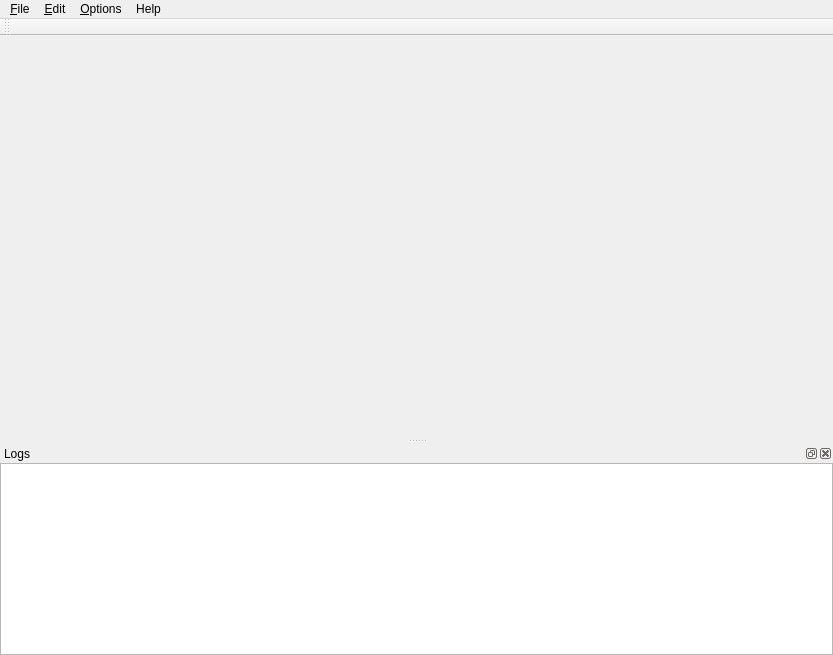
<?xml version="1.0" encoding="UTF-8"?>
<ui version="4.0">
 <class>Rasta</class>
 <widget class="QMainWindow" name="Rasta">
  <property name="geometry">
   <rect>
    <x>0</x>
    <y>0</y>
    <width>833</width>
    <height>655</height>
   </rect>
  </property>
  <property name="acceptDrops">
   <bool>true</bool>
  </property>
  <property name="windowTitle">
   <string>Rasta the Rst Editor</string>
  </property>
  <property name="windowIcon">
   <iconset resource="../rasta_lib/icons.qrc">
    <normaloff>:/icons/rasta.png</normaloff>:/icons/rasta.png</iconset>
  </property>
  <widget class="QWidget" name="centralwidget">
   <layout class="QHBoxLayout" name="horizontalLayout">
    <property name="margin">
     <number>0</number>
    </property>
    <item>
     <widget class="QSplitter" name="splitter">
      <property name="orientation">
       <enum>Qt::Horizontal</enum>
      </property>
     </widget>
    </item>
   </layout>
  </widget>
  <widget class="QMenuBar" name="menubar">
   <property name="geometry">
    <rect>
     <x>0</x>
     <y>0</y>
     <width>833</width>
     <height>21</height>
    </rect>
   </property>
   <widget class="QMenu" name="menuFile">
    <property name="title">
     <string>&amp;File</string>
    </property>
    <widget class="QMenu" name="menuExport_As">
     <property name="title">
      <string>Export As</string>
     </property>
     <addaction name="actionExportHTML"/>
    </widget>
    <addaction name="actionNew"/>
    <addaction name="actionOpen"/>
    <addaction name="actionSave"/>
    <addaction name="actionSave_As"/>
    <addaction name="menuExport_As"/>
    <addaction name="separator"/>
    <addaction name="actionExit"/>
   </widget>
   <widget class="QMenu" name="menuHelp">
    <property name="title">
     <string>Help</string>
    </property>
    <addaction name="actionRst_Howto"/>
    <addaction name="separator"/>
    <addaction name="actionAbout"/>
   </widget>
   <widget class="QMenu" name="menuEdit">
    <property name="title">
     <string>&amp;Edit</string>
    </property>
    <addaction name="actionUndo"/>
    <addaction name="actionRedo"/>
    <addaction name="separator"/>
    <addaction name="actionBold"/>
    <addaction name="actionItalic"/>
    <addaction name="actionCode"/>
    <addaction name="separator"/>
    <addaction name="actionLink"/>
    <addaction name="actionHeader"/>
    <addaction name="separator"/>
    <addaction name="actionAdd_Table"/>
   </widget>
   <widget class="QMenu" name="menuOptions">
    <property name="title">
     <string>&amp;Options</string>
    </property>
    <addaction name="separator"/>
    <addaction name="actionLive_Update"/>
    <addaction name="actionUpdate_Now"/>
    <addaction name="separator"/>
    <addaction name="actionShow_Logs"/>
    <addaction name="actionShow_Output"/>
    <addaction name="actionShow_Source"/>
    <addaction name="actionSelect_Editor_Font"/>
    <addaction name="separator"/>
    <addaction name="actionSpellcheck"/>
   </widget>
   <addaction name="menuFile"/>
   <addaction name="menuEdit"/>
   <addaction name="menuOptions"/>
   <addaction name="menuHelp"/>
  </widget>
  <widget class="QDockWidget" name="Logs">
   <property name="enabled">
    <bool>true</bool>
   </property>
   <property name="windowIcon">
    <iconset resource="../rasta_lib/icons.qrc">
     <normaloff>:/icons/logs.png</normaloff>:/icons/logs.png</iconset>
   </property>
   <property name="floating">
    <bool>false</bool>
   </property>
   <property name="windowTitle">
    <string>Logs</string>
   </property>
   <attribute name="dockWidgetArea">
    <number>8</number>
   </attribute>
   <widget class="QWidget" name="LogsContents">
    <layout class="QGridLayout" name="gridLayout">
     <property name="margin">
      <number>0</number>
     </property>
     <property name="spacing">
      <number>0</number>
     </property>
     <item row="0" column="0">
      <widget class="QTableView" name="logs">
       <property name="editTriggers">
        <set>QAbstractItemView::NoEditTriggers</set>
       </property>
       <property name="showDropIndicator" stdset="0">
        <bool>false</bool>
       </property>
       <property name="dragDropOverwriteMode">
        <bool>false</bool>
       </property>
       <property name="alternatingRowColors">
        <bool>true</bool>
       </property>
       <property name="selectionMode">
        <enum>QAbstractItemView::SingleSelection</enum>
       </property>
       <property name="selectionBehavior">
        <enum>QAbstractItemView::SelectRows</enum>
       </property>
       <property name="showGrid">
        <bool>false</bool>
       </property>
      </widget>
     </item>
    </layout>
   </widget>
  </widget>
  <widget class="QToolBar" name="toolBar">
   <property name="windowTitle">
    <string>Editor Tools</string>
   </property>
   <property name="toolButtonStyle">
    <enum>Qt::ToolButtonTextBesideIcon</enum>
   </property>
   <attribute name="toolBarArea">
    <enum>TopToolBarArea</enum>
   </attribute>
   <attribute name="toolBarBreak">
    <bool>false</bool>
   </attribute>
  </widget>
  <action name="actionOpen">
   <property name="icon">
    <iconset resource="../rasta_lib/icons.qrc">
     <normaloff>:/icons/document-open.png</normaloff>:/icons/document-open.png</iconset>
   </property>
   <property name="text">
    <string>Open</string>
   </property>
   <property name="shortcut">
    <string>Ctrl+O</string>
   </property>
  </action>
  <action name="actionSave">
   <property name="icon">
    <iconset resource="../rasta_lib/icons.qrc">
     <normaloff>:/icons/document-save.png</normaloff>:/icons/document-save.png</iconset>
   </property>
   <property name="text">
    <string>Save</string>
   </property>
   <property name="shortcut">
    <string>Ctrl+S</string>
   </property>
  </action>
  <action name="actionSave_As">
   <property name="icon">
    <iconset resource="../rasta_lib/icons.qrc">
     <normaloff>:/icons/document-save-as.png</normaloff>:/icons/document-save-as.png</iconset>
   </property>
   <property name="text">
    <string>Save As</string>
   </property>
  </action>
  <action name="actionExit">
   <property name="icon">
    <iconset resource="../rasta_lib/icons.qrc">
     <normaloff>:/icons/system-log-out.png</normaloff>:/icons/system-log-out.png</iconset>
   </property>
   <property name="text">
    <string>Exit</string>
   </property>
   <property name="shortcut">
    <string>Ctrl+Q</string>
   </property>
   <property name="menuRole">
    <enum>QAction::QuitRole</enum>
   </property>
  </action>
  <action name="actionLive_Update">
   <property name="checkable">
    <bool>true</bool>
   </property>
   <property name="checked">
    <bool>true</bool>
   </property>
   <property name="icon">
    <iconset resource="../rasta_lib/icons.qrc">
     <normaloff>:/icons/system-restart.png</normaloff>:/icons/system-restart.png</iconset>
   </property>
   <property name="text">
    <string>Build on the fly</string>
   </property>
   <property name="toolTip">
    <string>It can be slow..</string>
   </property>
  </action>
  <action name="actionUpdate_Now">
   <property name="icon">
    <iconset resource="../rasta_lib/icons.qrc">
     <normaloff>:/icons/system-run.png</normaloff>:/icons/system-run.png</iconset>
   </property>
   <property name="text">
    <string>Build</string>
   </property>
   <property name="shortcut">
    <string>F5</string>
   </property>
  </action>
  <action name="actionRst_Howto">
   <property name="icon">
    <iconset resource="../rasta_lib/icons.qrc">
     <normaloff>:/icons/khelpcenter.png</normaloff>:/icons/khelpcenter.png</iconset>
   </property>
   <property name="text">
    <string>Rst Howto</string>
   </property>
   <property name="shortcut">
    <string>F1</string>
   </property>
  </action>
  <action name="actionAbout">
   <property name="icon">
    <iconset resource="../rasta_lib/icons.qrc">
     <normaloff>:/icons/dialog-information.png</normaloff>:/icons/dialog-information.png</iconset>
   </property>
   <property name="text">
    <string>About</string>
   </property>
   <property name="menuRole">
    <enum>QAction::AboutRole</enum>
   </property>
  </action>
  <action name="actionNew">
   <property name="icon">
    <iconset resource="../rasta_lib/icons.qrc">
     <normaloff>:/icons/document-new.png</normaloff>:/icons/document-new.png</iconset>
   </property>
   <property name="text">
    <string>New</string>
   </property>
   <property name="shortcut">
    <string>Ctrl+N</string>
   </property>
  </action>
  <action name="actionShow_Logs">
   <property name="checkable">
    <bool>true</bool>
   </property>
   <property name="checked">
    <bool>false</bool>
   </property>
   <property name="icon">
    <iconset resource="../rasta_lib/icons.qrc">
     <normaloff>:/icons/logs.png</normaloff>:/icons/logs.png</iconset>
   </property>
   <property name="text">
    <string>Show Logs</string>
   </property>
   <property name="shortcut">
    <string>F2</string>
   </property>
  </action>
  <action name="actionBold">
   <property name="icon">
    <iconset resource="../rasta_lib/icons.qrc">
     <normaloff>:/icons/format-text-bold.png</normaloff>:/icons/format-text-bold.png</iconset>
   </property>
   <property name="text">
    <string>Bold</string>
   </property>
   <property name="shortcut">
    <string>Ctrl+B</string>
   </property>
  </action>
  <action name="actionItalic">
   <property name="icon">
    <iconset resource="../rasta_lib/icons.qrc">
     <normaloff>:/icons/format-text-italic.png</normaloff>:/icons/format-text-italic.png</iconset>
   </property>
   <property name="text">
    <string>Italic</string>
   </property>
   <property name="shortcut">
    <string>Ctrl+I</string>
   </property>
  </action>
  <action name="actionLink">
   <property name="icon">
    <iconset resource="../rasta_lib/icons.qrc">
     <normaloff>:/icons/insert-link.png</normaloff>:/icons/insert-link.png</iconset>
   </property>
   <property name="text">
    <string>Link</string>
   </property>
   <property name="shortcut">
    <string>Ctrl+L</string>
   </property>
  </action>
  <action name="actionHeader">
   <property name="icon">
    <iconset resource="../rasta_lib/icons.qrc">
     <normaloff>:/icons/format-text-underline.png</normaloff>:/icons/format-text-underline.png</iconset>
   </property>
   <property name="text">
    <string>Header</string>
   </property>
   <property name="shortcut">
    <string>Ctrl+H</string>
   </property>
  </action>
  <action name="actionAdd_Table">
   <property name="icon">
    <iconset resource="../rasta_lib/icons.qrc">
     <normaloff>:/icons/insert-table.png</normaloff>:/icons/insert-table.png</iconset>
   </property>
   <property name="text">
    <string>Add Table</string>
   </property>
  </action>
  <action name="actionUndo">
   <property name="icon">
    <iconset resource="../rasta_lib/icons.qrc">
     <normaloff>:/icons/edit-undo.png</normaloff>:/icons/edit-undo.png</iconset>
   </property>
   <property name="text">
    <string>Undo</string>
   </property>
  </action>
  <action name="actionRedo">
   <property name="icon">
    <iconset resource="../rasta_lib/icons.qrc">
     <normaloff>:/icons/edit-redo.png</normaloff>:/icons/edit-redo.png</iconset>
   </property>
   <property name="text">
    <string>Redo</string>
   </property>
  </action>
  <action name="actionCode">
   <property name="icon">
    <iconset resource="../rasta_lib/icons.qrc">
     <normaloff>:/icons/draw-text.png</normaloff>:/icons/draw-text.png</iconset>
   </property>
   <property name="text">
    <string>Code</string>
   </property>
  </action>
  <action name="actionShow_Output">
   <property name="checkable">
    <bool>true</bool>
   </property>
   <property name="checked">
    <bool>true</bool>
   </property>
   <property name="icon">
    <iconset resource="../rasta_lib/icons.qrc">
     <normaloff>:/icons/preview.png</normaloff>:/icons/preview.png</iconset>
   </property>
   <property name="text">
    <string>Show Output</string>
   </property>
   <property name="shortcut">
    <string>F3</string>
   </property>
  </action>
  <action name="actionShow_Source">
   <property name="checkable">
    <bool>true</bool>
   </property>
   <property name="checked">
    <bool>true</bool>
   </property>
   <property name="icon">
    <iconset resource="../rasta_lib/icons.qrc">
     <normaloff>:/icons/source.png</normaloff>:/icons/source.png</iconset>
   </property>
   <property name="text">
    <string>Show Source</string>
   </property>
   <property name="shortcut">
    <string>F4</string>
   </property>
  </action>
  <action name="actionSelect_Editor_Font">
   <property name="icon">
    <iconset resource="../rasta_lib/icons.qrc">
     <normaloff>:/icons/draw-text.png</normaloff>:/icons/draw-text.png</iconset>
   </property>
   <property name="text">
    <string>Select Editor Font</string>
   </property>
  </action>
  <action name="actionSpellcheck">
   <property name="checkable">
    <bool>true</bool>
   </property>
   <property name="checked">
    <bool>true</bool>
   </property>
   <property name="text">
    <string>Enable Spellcheck</string>
   </property>
  </action>
  <action name="actionExportHTML">
   <property name="text">
    <string>HTML</string>
   </property>
  </action>
 </widget>
 <resources>
  <include location="../rasta_lib/icons.qrc"/>
 </resources>
 <connections>
  <connection>
   <sender>actionExit</sender>
   <signal>triggered()</signal>
   <receiver>Rasta</receiver>
   <slot>close()</slot>
   <hints>
    <hint type="sourcelabel">
     <x>-1</x>
     <y>-1</y>
    </hint>
    <hint type="destinationlabel">
     <x>416</x>
     <y>327</y>
    </hint>
   </hints>
  </connection>
 </connections>
</ui>
